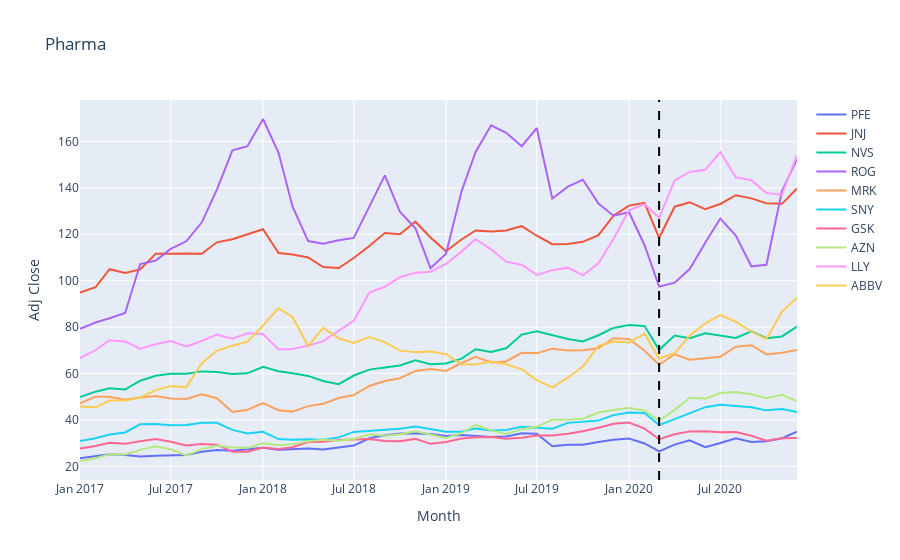
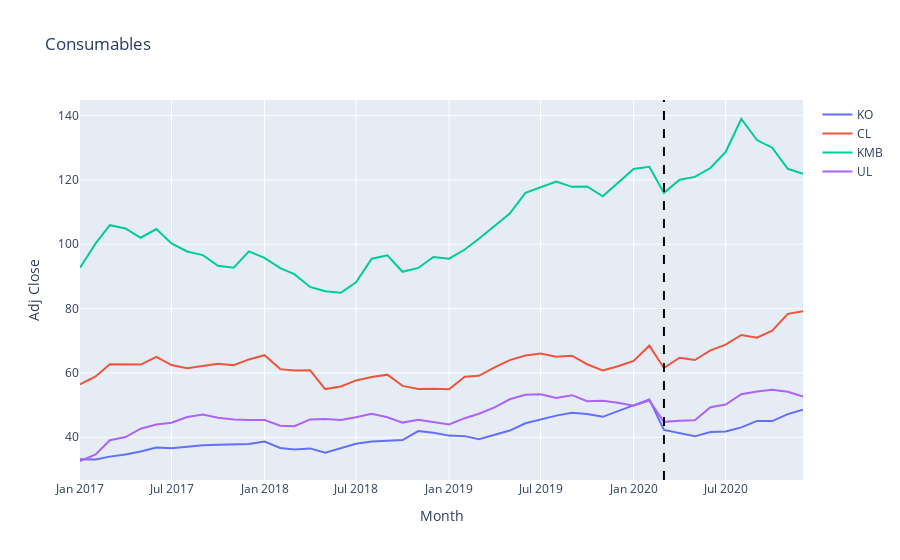
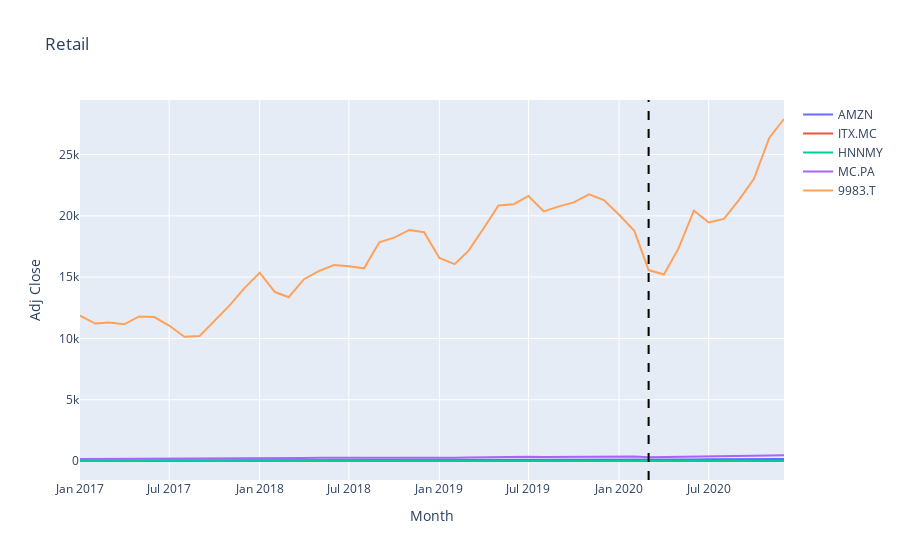
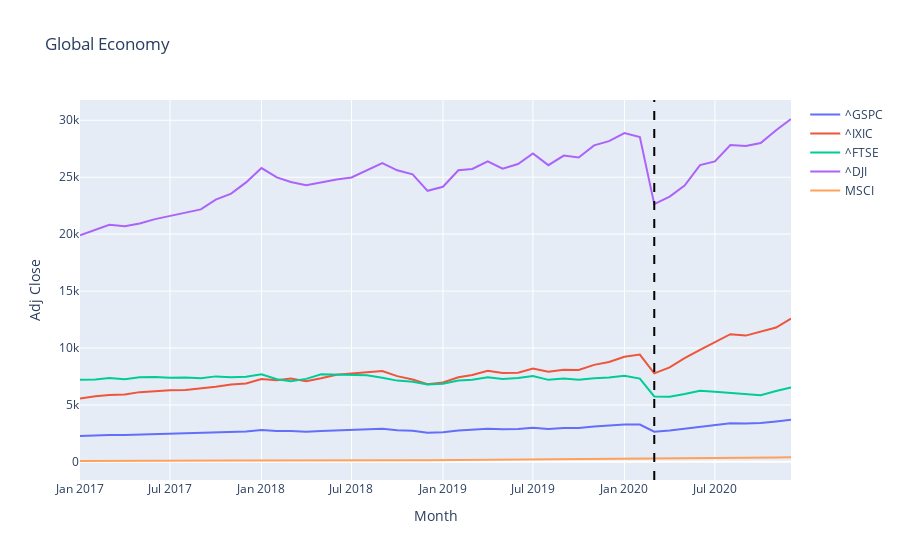

Notebook source saved alongside these figures, in order:
### Markdown cell above
Plot timeline highlighting the start date of the first Covid lockdown, March 2020

### Code cell
event_str = event_date.strftime(format="%Y-%m")
labels = {"variable":"", "value":kpi, "index":"Month"}

for name, tickers_dict in industry_tickers.items():
    tickers = list(tickers_dict.keys())
    df = monthly_abj_close[tickers]
    write_html =  f"./figures/{name.lower()}.html"
    write_image = f"./figures/{name.lower()}.png"
    timeline_px(df, event_str, name, None, write_image, labels)
